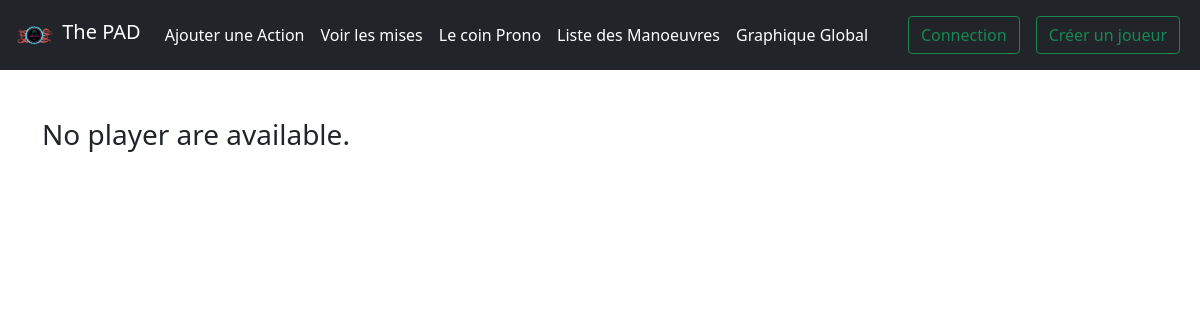
Before: / with the older database file.
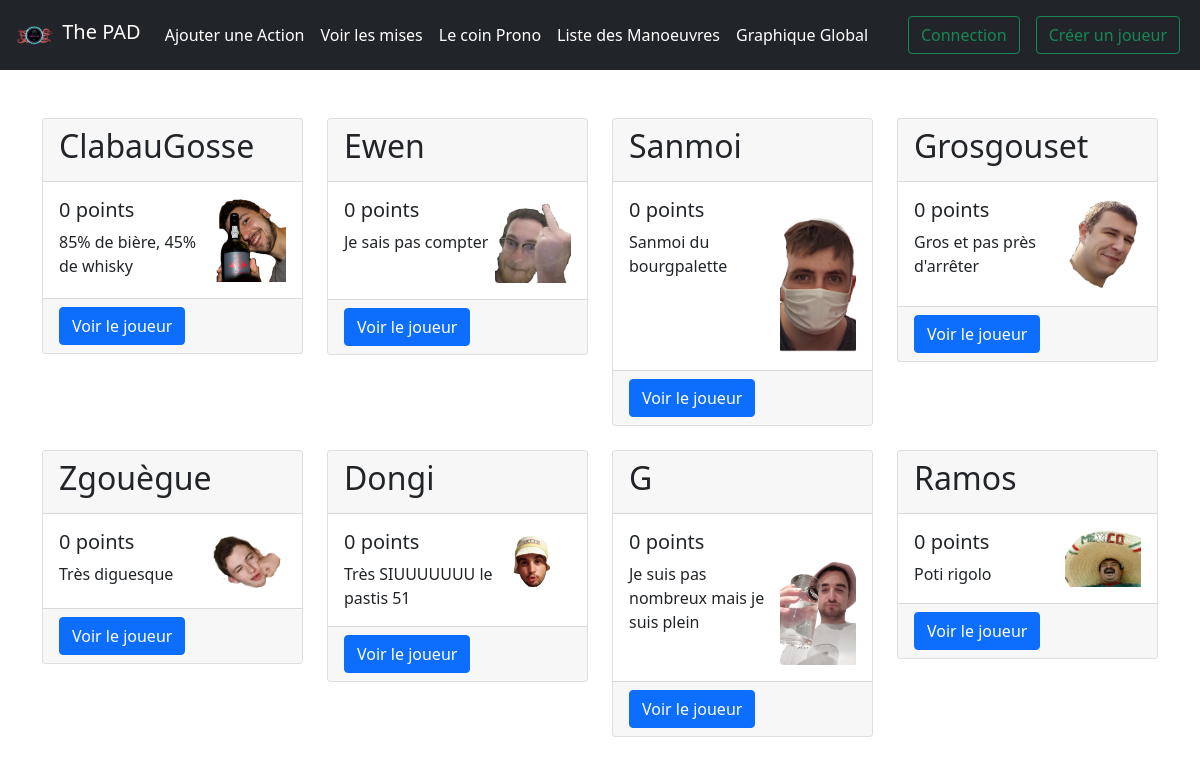
After: the same page with the newer database file.
### game/models.py (models this page shows, shortened)
class Player(models.Model):
    photo = models.ImageField(upload_to='photo_de_profile/', null=True, blank=True)
    description = models.CharField(max_length=50, null=True, blank=True)
    user = models.OneToOneField(User, on_delete=models.CASCADE)
    def get_total_point(self) :
        return sum([action.point for action in self.action_set.all()])
    def getJSON(self) :
        player_dict = {'name' : self.user.username,
                       'total_point' : self.get_total_point(),
                       'creation_date' : self.user.date_joined,
                       'actions' : []}
        tot = 0
        for action in self.action_set.all() :
            tot += action.point
            player_dict['actions'].append({'date_action' : action.act_date, 'score' : action.point, 'tot_score' : tot})
        return dumps(player_dict, default=json_serial)

### game/views.py (the view)
# urls.py: path('', views.index, name="index"),
def index(request) :
    player_list = Player.objects.annotate(total_points=Sum('action__point')).order_by('-total_points')
    json_player_list = get_proper_JSON_from_player_list(player_list)
    return render(request, 'game/index.html', {'player_list' : player_list, 'json_player_list' : json_player_list})

### game/models.py (called while the page is built)
def json_serial(obj):
    if isinstance(obj, (datetime, date)):
        return obj.isoformat()
    if isinstance(obj, Decimal) :
        return str(obj)
    raise TypeError ("Type %s not serializable" % type(obj))

### game/views.py (called while the page is built, shortened)
def get_proper_JSON_from_player_list(player_list) :
    tableau_final = []
    names = []
    for player in player_list :
        json_player = json.loads(player.getJSON())
        names.append(json_player['name'])
        for action in json_player["actions"] :
            base_ligne = [datetime.fromisoformat(action['date_action'])] + [None]*len(player_list)
            base_ligne[len(names)] = action['tot_score']
            tableau_final.append(base_ligne)
    tableau_final.sort(key= lambda row : row[0])
    tableau_score = [0]*len(names)
    player_list_dict = {'names' : names,
                        'actions' : []}
    return json.dumps(player_list_dict, default=json_serial)

### game/templates/game/index.html
{% extends 'game/base.html' %}
{% block content %}
  {% if player_list %}
  <div class="row">
    {% for player in player_list %}
      <div class="col mb-4 col-12 col-md-6 col-lg-3">
        <div class="card card-hover">
          <div class="card-header">
            <h2 class="card-title">{{ player.user.username }}</h2>
          </div>
          <div class="card-body">
            <div class="row g-0">
              <div class="col-md-8">
                <h5 class="card-text">{{ player.get_total_point }} points</h5>
                <p class="card-text">{{ player.description }}</p>
              </div>
              {% if player.photo %}
              <div class="col-md-4">
                <img class="img-fluid rounded-start" src="{{ player.photo.url }}" alt="Photo de profil">
              </div>
              {% endif %}
            </div>
          </div>
          <div class="card-footer">
            <a href="{% url 'game:detail' player.id %}" class="btn btn-primary">Voir le joueur</a>
          </div>
        </div>
      </div>
    {% endfor %}
  </div>
  {% else %}
      <h3>No player are available.</h3>
  {% endif %}
{% endblock %}

### game/templates/game/base.html (shortened to what this page needs)
<!DOCTYPE html>
<html>
    <head>
        {% load static %}
        <link href="https://cdn.jsdelivr.net/npm/bootstrap@5.1.3/dist/css/bootstrap.min.css" rel="stylesheet">
        <link rel="stylesheet" type="text/css" href="{% static 'game/style.css' %}">
    </head>
    <body>
        {% include 'game/navbar.html' %}
        <div class="container">
            {% block content %}
            {% endblock %}
        </div>
    </body>
</html>

### game/templates/game/navbar.html (shortened to what this page needs)
<nav class="navbar navbar-expand-lg navbar-dark bg-dark">
    <div class="container-fluid">
      <a class="navbar-brand" href="{% url 'game:index' %}">
        {% load static %}
        <img src="{% static 'game/test_tentacules.png' %}" alt="" width="45" height="35" class="d-inline-block align-text-top">
        The PAD
      </a>
      <div class="collapse navbar-collapse" id="navbarSupportedContent">
        <ul class="navbar-nav me-auto mb-2 mb-lg-0">
            <li class="nav-item">
              <a class="nav-link active" aria-current="page" href="{% url 'game:add_action' %}">Ajouter une Action</a>
            </li>
            <li class="nav-item">
              <a class="nav-link active" aria-current="page" href="{% url 'game:mise' %}">Voir les mises</a>
            </li>
            <li class="nv-item">
              <a class="nav-link active" aria-current="page" href="{% url 'game:pari' %}">Le coin Prono</a>
            </li>
            <li class="nav-item">
              <a class="nav-link active" aria-current="page" href="{% url 'game:manoeuvre' %}">Liste des Manoeuvres</a>
            </li>
            <li class="nav-item">
              <a class="nav-link active" aria-current="page" href="{% url 'game:score' %}">Graphique Global</a>
            </li>
        </ul>
        <ul class="navbar-nav d-flex">
          {% if user.is_authenticated %}
            <span class="navbar-text me-2">
              {{ user.username }}
            </span>
            <li class="nav-item">
              <a class="nav-link btn btn-outline-danger" aria-current="page" href="{% url 'logout' %}">Déconnection</a>
            </li>
          {% else %}
            <li class="nav-link">
              <a class="btn btn-outline-success" aria-current="page" href="{% url 'login' %}">Connection</a>
            </li>
            <li class="nav-link">
              <a class="btn btn-outline-success" aria-current="page" href="{% url 'register' %}">Créer un joueur</a>
            </li>
          {% endif %}
        </ul>
      </div>
    </div>
  </nav>
  <br/>
  <br/>

Changed rows visible on the page:
added Player: user.username "ClabauGosse", get_total_point "0", description "85% de bière, 45% de whisky", photo (picture)
added Player: user.username "Ewen", get_total_point "0", description "Je sais pas compter", photo (picture)
added Player: user.username "Sanmoi", get_total_point "0", description "Sanmoi du bourgpalette", photo (picture)
added Player: user.username "Grosgouset", get_total_point "0", description "Gros et pas près d'arrêter", photo (picture)
added Player: user.username "Zgouègue", get_total_point "0", description "Très diguesque", photo (picture)
added Player: user.username "Dongi", get_total_point "0", description "Très SIUUUUUUU le pastis 51", photo (picture)
added Player: user.username "G", get_total_point "0", description "Je suis pas nombreux mais je suis plein", photo (picture)
added Player: user.username "Ramos", get_total_point "0", description "Poti rigolo", photo (picture)
Other visible differences:
text no longer shown: "No player are available."
